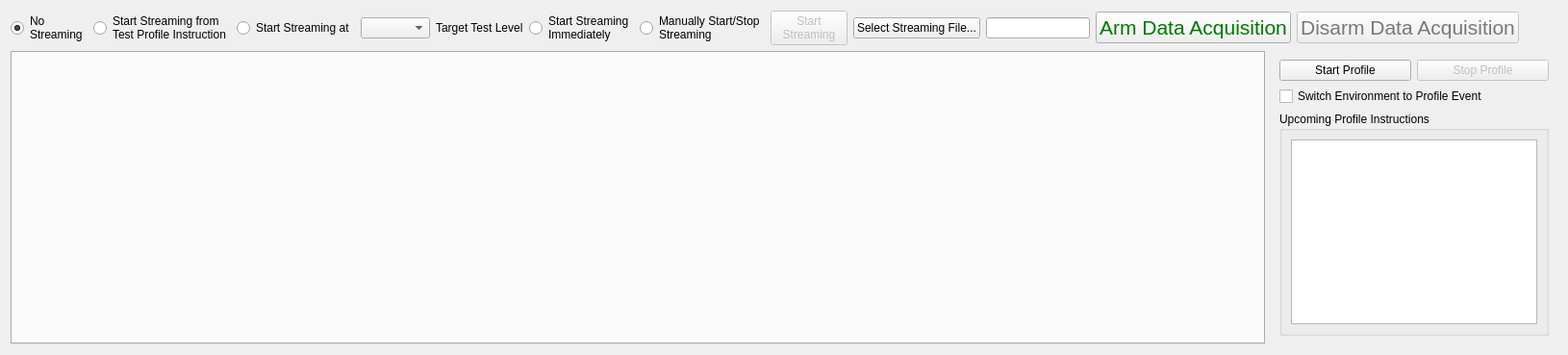
      <widget class="QWidget" name="run_test_tab">
       <attribute name="title">
        <string>Run Test</string>
       </attribute>
       <layout class="QVBoxLayout" name="verticalLayout_8">
        <item>
         <layout class="QHBoxLayout" name="streaming_and_arming_layout">
          <item>
           <layout class="QHBoxLayout" name="streaming_options_layout">
            <item>
             <widget class="QRadioButton" name="no_streaming_radiobutton">
              <property name="toolTip">
               <string>No time data will be stored to disk.</string>
              </property>
              <property name="text">
               <string>No
Streaming</string>
              </property>
              <property name="checked">
               <bool>true</bool>
              </property>
              <attribute name="buttonGroup">
               <string notr="true">streaming_button_group</string>
              </attribute>
             </widget>
            </item>
            <item>
             <widget class="QRadioButton" name="profile_streaming_radiobutton">
              <property name="toolTip">
               <string>Data will only be saved to disk after recieving a Global Start Streaming event from the Test Profile.</string>
              </property>
              <property name="text">
               <string>Start Streaming from
Test Profile Instruction</string>
              </property>
              <attribute name="buttonGroup">
               <string notr="true">streaming_button_group</string>
              </attribute>
             </widget>
            </item>
            <item>
             <layout class="QHBoxLayout" name="streaming_environment_target_layout">
              <item>
               <widget class="QRadioButton" name="test_level_streaming_radiobutton">
                <property name="toolTip">
                 <string>Starts streaming data to disk when the specified environment hits its target test level.  This is useful if the user will step up level slowly and doesn't want to save a ton of data before the test level is reached.</string>
                </property>
                <property name="text">
                 <string>Start Streaming at</string>
                </property>
                <property name="checked">
                 <bool>false</bool>
                </property>
                <attribute name="buttonGroup">
                 <string notr="true">streaming_button_group</string>
                </attribute>
               </widget>
              </item>
              <item>
               <widget class="QComboBox" name="streaming_environment_select_combobox">
                <property name="toolTip">
                 <string>Selects the environment to use if streaming is based on an environment hitting a desired test level.</string>
                </property>
               </widget>
              </item>
              <item>
               <widget class="QLabel" name="streaming_environment_target_end_text_label">
                <property name="text">
                 <string>Target Test Level</string>
                </property>
               </widget>
              </item>
             </layout>
            </item>
            <item>
             <widget class="QRadioButton" name="immediate_streaming_radiobutton">
              <property name="toolTip">
               <string>Starts streaming data to disk when the first environment is started.</string>
              </property>
              <property name="text">
               <string>Start Streaming
Immediately</string>
              </property>
              <property name="checked">
               <bool>false</bool>
              </property>
              <attribute name="buttonGroup">
               <string notr="true">streaming_button_group</string>
              </attribute>
             </widget>
            </item>
            <item>
             <widget class="QRadioButton" name="manual_streaming_radiobutton">
              <property name="toolTip">
               <string>Allows the user to select when to save data manually.  User can start and stop streaming data multiple times in one test.</string>
              </property>
              <property name="text">
               <string>Manually Start/Stop
Streaming</string>
              </property>
              <attribute name="buttonGroup">
               <string notr="true">streaming_button_group</string>
              </attribute>
             </widget>
            </item>
           </layout>
          </item>
          <item>
           <widget class="QPushButton" name="manual_streaming_trigger_button">
            <property name="enabled">
             <bool>false</bool>
            </property>
            <property name="toolTip">
             <string>Start or stop streaming to disk.</string>
            </property>
            <property name="text">
             <string>Start
Streaming</string>
            </property>
           </widget>
          </item>
          <item>
           <layout class="QHBoxLayout" name="streaming_file_display_layout">
            <item>
             <widget class="QPushButton" name="select_streaming_file_button">
              <property name="toolTip">
               <string>Select a file to store data to on the computer.</string>
              </property>
              <property name="text">
               <string>Select Streaming File...</string>
              </property>
             </widget>
            </item>
            <item>
             <widget class="QLineEdit" name="streaming_file_display">
              <property name="sizePolicy">
               <sizepolicy hsizetype="Minimum" vsizetype="Fixed">
                <horstretch>0</horstretch>
                <verstretch>0</verstretch>
               </sizepolicy>
              </property>
              <property name="toolTip">
               <string>File to which data will be streamed.</string>
              </property>
              <property name="readOnly">
               <bool>true</bool>
              </property>
             </widget>
            </item>
           </layout>
          </item>
          <item>
           <widget class="QPushButton" name="arm_test_button">
            <property name="sizePolicy">
             <sizepolicy hsizetype="Minimum" vsizetype="Fixed">
              <horstretch>0</horstretch>
              <verstretch>0</verstretch>
             </sizepolicy>
            </property>
            <property name="palette">
             <palette>
              <active>
               <colorrole role="ButtonText">
                <brush brushstyle="SolidPattern">
                 <color alpha="255">
                  <red>0</red>
                  <green>120</green>
                  <blue>0</blue>
                 </color>
                </brush>
               </colorrole>
              </active>
              <inactive>
               <colorrole role="ButtonText">
                <brush brushstyle="SolidPattern">
                 <color alpha="255">
                  <red>0</red>
                  <green>120</green>
                  <blue>0</blue>
                 </color>
                </brush>
               </colorrole>
              </inactive>
              <disabled>
               <colorrole role="ButtonText">
                <brush brushstyle="SolidPattern">
                 <color alpha="255">
                  <red>120</red>
                  <green>120</green>
                  <blue>120</blue>
                 </color>
                </brush>
               </colorrole>
              </disabled>
             </palette>
            </property>
            <property name="font">
             <font>
              <pointsize>16</pointsize>
             </font>
            </property>
            <property name="toolTip">
             <string>Arms the data acquisition system.  This will start the data acquisition system.  Until an environment is started, the data acquisition system will only output zero voltage.</string>
            </property>
            <property name="text">
             <string>Arm Data Acquisition</string>
            </property>
           </widget>
          </item>
          <item>
           <widget class="QPushButton" name="disarm_test_button">
            <property name="enabled">
             <bool>false</bool>
            </property>
            <property name="sizePolicy">
             <sizepolicy hsizetype="Minimum" vsizetype="Fixed">
              <horstretch>0</horstretch>
              <verstretch>0</verstretch>
             </sizepolicy>
            </property>
            <property name="palette">
             <palette>
              <active>
               <colorrole role="ButtonText">
                <brush brushstyle="SolidPattern">
                 <color alpha="255">
                  <red>255</red>
                  <green>0</green>
                  <blue>0</blue>
                 </color>
                </brush>
               </colorrole>
              </active>
              <inactive>
               <colorrole role="ButtonText">
                <brush brushstyle="SolidPattern">
                 <color alpha="255">
                  <red>255</red>
                  <green>0</green>
                  <blue>0</blue>
                 </color>
                </brush>
               </colorrole>
              </inactive>
              <disabled>
               <colorrole role="ButtonText">
                <brush brushstyle="SolidPattern">
                 <color alpha="255">
                  <red>120</red>
                  <green>120</green>
                  <blue>120</blue>
                 </color>
                </brush>
               </colorrole>
              </disabled>
             </palette>
            </property>
            <property name="font">
             <font>
              <pointsize>16</pointsize>
             </font>
            </property>
            <property name="toolTip">
             <string>Stops the data acquisition system.  This button must be pressed to stop streaming data to disk, unless Manual Streaming is selected.</string>
            </property>
            <property name="text">
             <string>Disarm Data Acquisition</string>
            </property>
           </widget>
          </item>
          <item>
           <spacer name="streaming_and_arming_spacer">
            <property name="orientation">
             <enum>Qt::Horizontal</enum>
            </property>
            <property name="sizeHint" stdset="0">
             <size>
              <width>40</width>
              <height>20</height>
             </size>
            </property>
           </spacer>
          </item>
         </layout>
        </item>
        <item>
         <layout class="QHBoxLayout" name="environment_results_layout">
          <item>
           <widget class="QTabWidget" name="run_environment_tabs">
            <property name="tabPosition">
             <enum>QTabWidget::West</enum>
            </property>
            <property name="currentIndex">
             <number>-1</number>
            </property>
           </widget>
          </item>
          <item>
           <widget class="QWidget" name="run_profile_widget" native="true">
            <property name="sizePolicy">
             <sizepolicy hsizetype="Preferred" vsizetype="Preferred">
              <horstretch>0</horstretch>
              <verstretch>0</verstretch>
             </sizepolicy>
            </property>
            <layout class="QVBoxLayout" name="verticalLayout_10">
             <item>
              <layout class="QHBoxLayout" name="start_stop_profile_button_layout">
               <item>
                <widget class="QPushButton" name="start_profile_button">
                 <property name="enabled">
                  <bool>true</bool>
                 </property>
                 <property name="toolTip">
                  <string>Starts running the specified test timeline.  Listed events will occur automatically at their prescribed timestamps.</string>
                 </property>
                 <property name="text">
                  <string>Start Profile</string>
                 </property>
                </widget>
               </item>
               <item>
                <widget class="QPushButton" name="stop_profile_button">
                 <property name="enabled">
                  <bool>false</bool>
                 </property>
                 <property name="toolTip">
                  <string>Stops the profile from running.</string>
                 </property>
                 <property name="text">
                  <string>Stop Profile</string>
                 </property>
                </widget>
               </item>
              </layout>
             </item>
             <item>
              <widget class="QCheckBox" name="show_profile_change_checkbox">
               <property name="toolTip">
                <string>If checked, the Environment displayed on the Run Test tab will change to the environment that the profile event occured in.</string>
               </property>
               <property name="text">
                <string>Switch Environment to Profile Event</string>
               </property>
              </widget>
             </item>
             <item>
              <widget class="QGroupBox" name="upcoming_instructions_groupbox">
               <property name="title">
                <string>Upcoming Profile Instructions</string>
               </property>
               <layout class="QVBoxLayout" name="verticalLayout_6">
                <item>
                 <widget class="QListWidget" name="upcoming_instructions_list">
                  <property name="sizePolicy">
                   <sizepolicy hsizetype="Fixed" vsizetype="Expanding">
                    <horstretch>0</horstretch>
                    <verstretch>0</verstretch>
                   </sizepolicy>
                  </property>
                 </widget>
                </item>
               </layout>
              </widget>
             </item>
            </layout>
           </widget>
          </item>
         </layout>
        </item>
       </layout>
      </widget>
